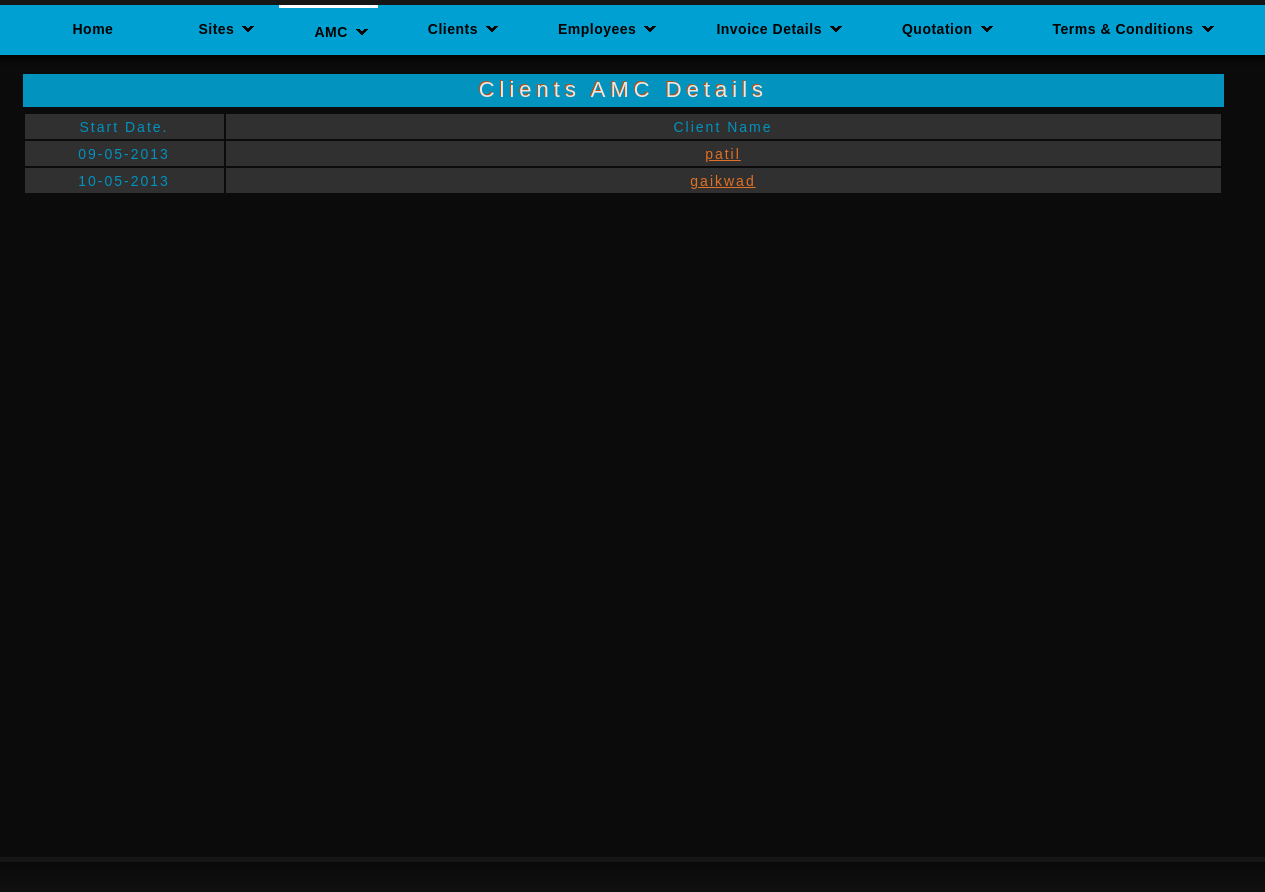
/amcreport.php, run on an earlier commit of the app's database.
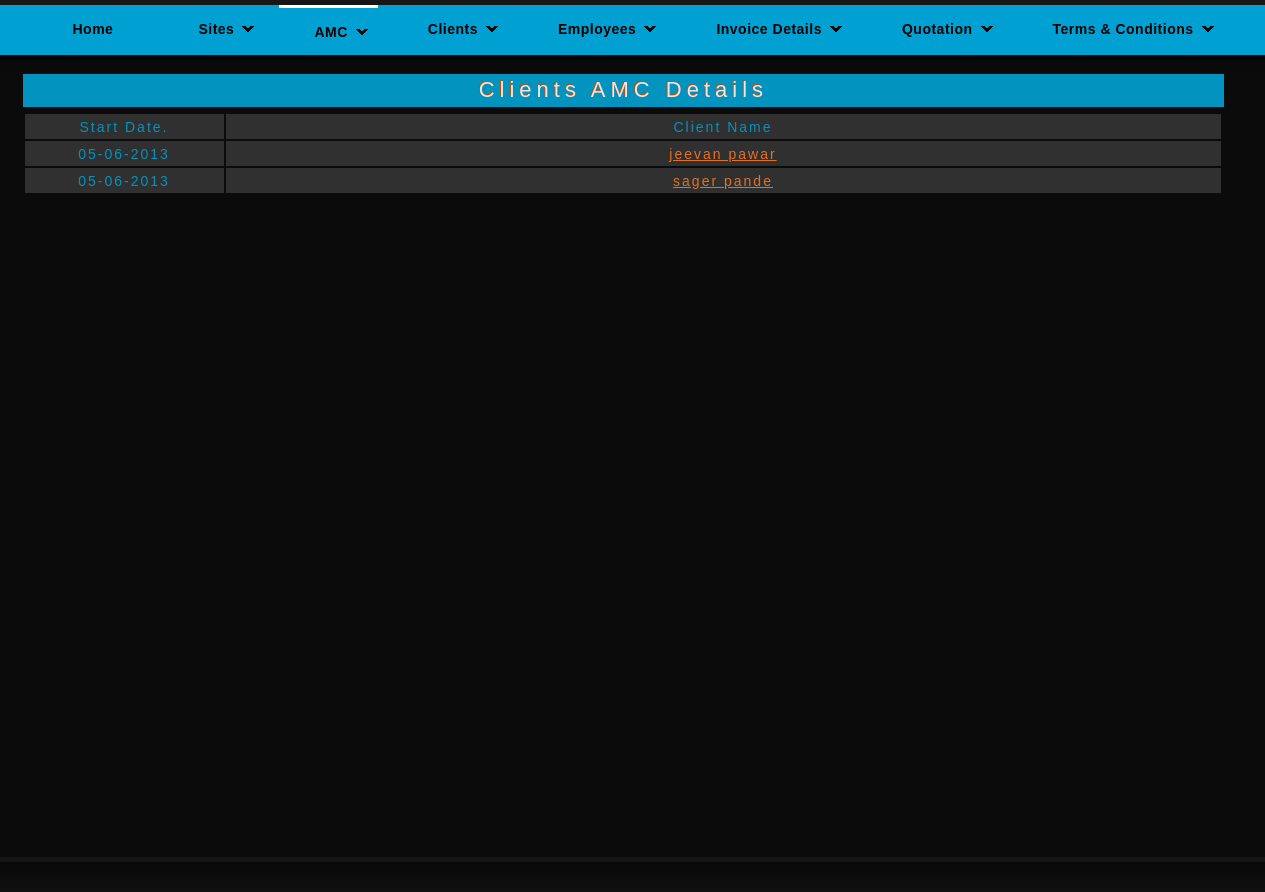
And on a later commit of the database.
### tables this page shows
CREATE TABLE IF NOT EXISTS `amc` (
  `a_id` int(11) NOT NULL AUTO_INCREMENT,
  `c_name` varchar(25) NOT NULL,
  `a_date` varchar(25) NOT NULL,
  `d1` varchar(25) NOT NULL,
  `d2` varchar(25) NOT NULL,
  `d3` varchar(25) NOT NULL,
  `d4` varchar(25) NOT NULL,
  `d5` varchar(25) NOT NULL,
  `d6` varchar(25) NOT NULL,
  `d7` varchar(25) NOT NULL,
  `s1` varchar(25) NOT NULL,
  `s2` varchar(25) NOT NULL,
  `s3` varchar(25) NOT NULL,
  `s4` varchar(25) NOT NULL,
  `s5` varchar(25) NOT NULL,
  `s6` varchar(25) NOT NULL,
  `s7` varchar(25) NOT NULL,
  PRIMARY KEY (`a_id`)
);

### amcreport.php (the view, shortened to what this page needs)
<?php
	$c_qry_f="select * from amc";
	$c_res_f=mysql_query($c_qry_f);
?>
<html>
<head>
<link rel="stylesheet" href="styles.css" type="text/css" />
</head>
<body>
<div id="container">
	    <div id="nav">
    	<ul class="sf-menu dropdown">
        	<li><a href="home.php">Home</a></li>
            <li><a class="has_submenu" href="site.php">Sites</a>
            </li>
            <li class="selected"><a class="has_submenu" href="site.php">AMC</a>
            </li>
            <li><a class="has_submenu" href="clients.php">Clients</a>
            </li>
            <li><a class="has_submenu" href="employee.php">Employees</a>
            </li>
            <li><a class="has_submenu" href="invoicedetails.php">Invoice Details</a>
            </li>
            <li><a class="has_submenu" href="quotation.php">Quotation</a>
            </li>
            <li><a class="has_submenu"  href="term.php">Terms & Conditions</a>
           </li>
        </ul>
    </div>
    <div id="sub-header">
	<div class="quo">
    	<br />
		<div class="quotation"><center>Clients AMC Details</center></div>
        <div>
        <table class="emp_tab">
        <tr class="emp_header">
        <td width="50">Start Date.</td>
        <td width="250">Client Name</td>
        </tr>
        <?php
		while($c_row=mysql_fetch_array($c_res_f))
		{
        echo "<tr class='emp_header'>";
        echo "<td width='50'>";
		echo $c_row[2];
		echo "</td>";
        echo "<td width='250'>";
		echo "<a href='amc.php?id=$c_row[1]'>$c_row[1]</a>";
		echo "</td>";
		echo "</tr>";
		}
		?>
        </table>
        </div>
    </div>
    </div>
    </div>
 <div id="footer">
    </div>
</body>
</html>

What changed in the data, as far as the page shows it:
removed amc: a_date "09-05-2013", c_name "patil"
removed amc: a_date "10-05-2013", c_name "gaikwad"
added amc: a_date "05-06-2013", c_name "jeevan pawar"
added amc: a_date "05-06-2013", c_name "sager pande"
